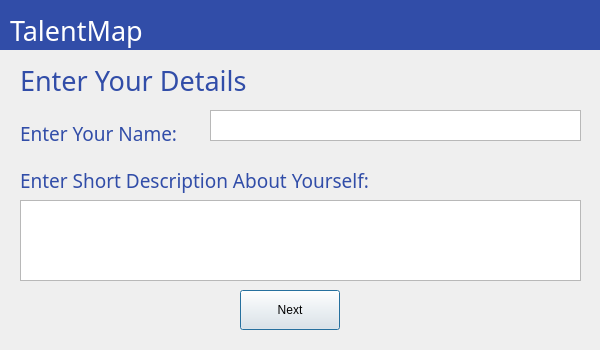
<?xml version="1.0" encoding="UTF-8"?>
<ui version="4.0">
 <class>Dialog</class>
 <widget class="QDialog" name="Dialog">
  <property name="geometry">
   <rect>
    <x>0</x>
    <y>0</y>
    <width>600</width>
    <height>350</height>
   </rect>
  </property>
  <property name="windowTitle">
   <string>Dialog</string>
  </property>
  <widget class="QWidget" name="widget" native="true">
   <property name="geometry">
    <rect>
     <x>0</x>
     <y>0</y>
     <width>600</width>
     <height>50</height>
    </rect>
   </property>
   <property name="styleSheet">
    <string notr="true">background-color: qlineargradient(spread:repeat, x1:0, y1:0, x2:1, y2:1, stop:0 rgba(49, 77, 168, 255));</string>
   </property>
   <widget class="QLabel" name="label">
    <property name="geometry">
     <rect>
      <x>10</x>
      <y>10</y>
      <width>191</width>
      <height>41</height>
     </rect>
    </property>
    <property name="font">
     <font>
      <family>STCaiyun</family>
      <pointsize>20</pointsize>
     </font>
    </property>
    <property name="text">
     <string>&lt;html&gt;&lt;head/&gt;&lt;body&gt;&lt;p&gt;&lt;span style=&quot; color:#ffffff;&quot;&gt;TalentMap&lt;/span&gt;&lt;/p&gt;&lt;/body&gt;&lt;/html&gt;</string>
    </property>
   </widget>
  </widget>
  <widget class="QLabel" name="label_2">
   <property name="geometry">
    <rect>
     <x>20</x>
     <y>50</y>
     <width>351</width>
     <height>61</height>
    </rect>
   </property>
   <property name="font">
    <font>
     <family>STHupo</family>
     <pointsize>22</pointsize>
    </font>
   </property>
   <property name="text">
    <string>&lt;html&gt;&lt;head/&gt;&lt;body&gt;&lt;p&gt;&lt;span style=&quot; font-size:20pt; color:#314da8;&quot;&gt;Enter Your Details&lt;/span&gt;&lt;/p&gt;&lt;/body&gt;&lt;/html&gt;</string>
   </property>
  </widget>
  <widget class="QLabel" name="label_3">
   <property name="geometry">
    <rect>
     <x>20</x>
     <y>120</y>
     <width>201</width>
     <height>21</height>
    </rect>
   </property>
   <property name="font">
    <font>
     <family>STHupo</family>
    </font>
   </property>
   <property name="text">
    <string>&lt;html&gt;&lt;head/&gt;&lt;body&gt;&lt;p&gt;&lt;span style=&quot; font-size:14pt; color:#314da8;&quot;&gt;Enter Your Name:&lt;/span&gt;&lt;/p&gt;&lt;/body&gt;&lt;/html&gt;</string>
   </property>
  </widget>
  <widget class="QTextEdit" name="textEdit">
   <property name="geometry">
    <rect>
     <x>210</x>
     <y>110</y>
     <width>371</width>
     <height>31</height>
    </rect>
   </property>
  </widget>
  <widget class="QLabel" name="label_4">
   <property name="geometry">
    <rect>
     <x>20</x>
     <y>160</y>
     <width>431</width>
     <height>41</height>
    </rect>
   </property>
   <property name="font">
    <font>
     <family>STHupo</family>
    </font>
   </property>
   <property name="text">
    <string>&lt;html&gt;&lt;head/&gt;&lt;body&gt;&lt;p&gt;&lt;span style=&quot; font-size:14pt; color:#314da8;&quot;&gt;Enter Short Description About Yourself:&lt;/span&gt;&lt;/p&gt;&lt;/body&gt;&lt;/html&gt;</string>
   </property>
  </widget>
  <widget class="QTextEdit" name="textEdit_2">
   <property name="geometry">
    <rect>
     <x>20</x>
     <y>200</y>
     <width>561</width>
     <height>81</height>
    </rect>
   </property>
  </widget>
  <widget class="QPushButton" name="pushButton">
   <property name="geometry">
    <rect>
     <x>240</x>
     <y>290</y>
     <width>100</width>
     <height>40</height>
    </rect>
   </property>
   <property name="text">
    <string>Next</string>
   </property>
  </widget>
 </widget>
 <resources/>
 <connections/>
</ui>
